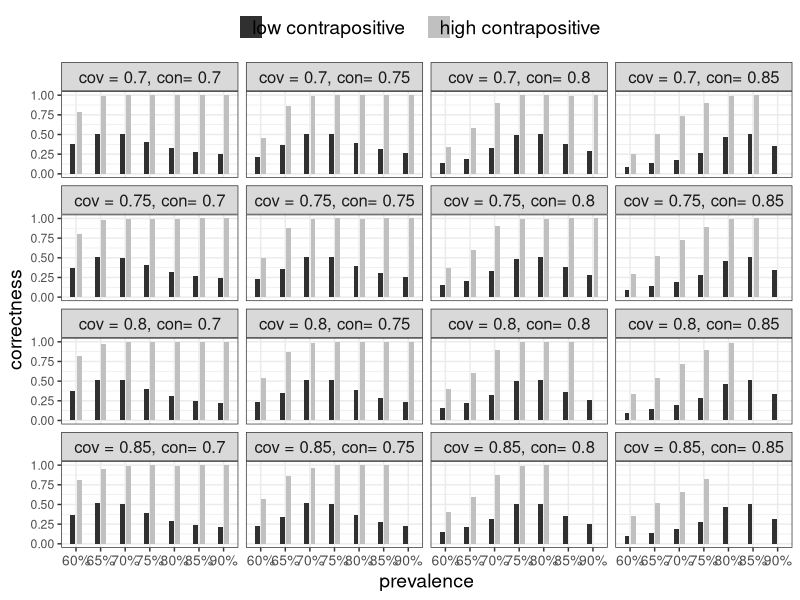
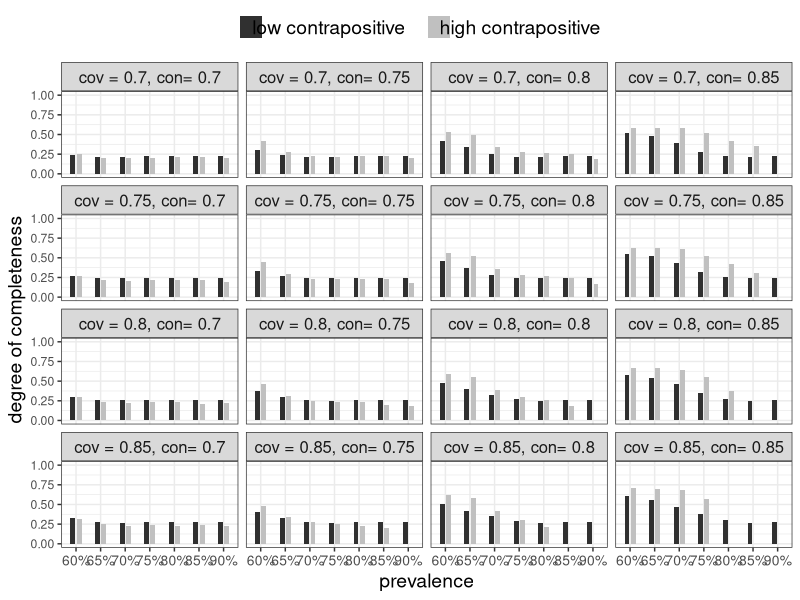
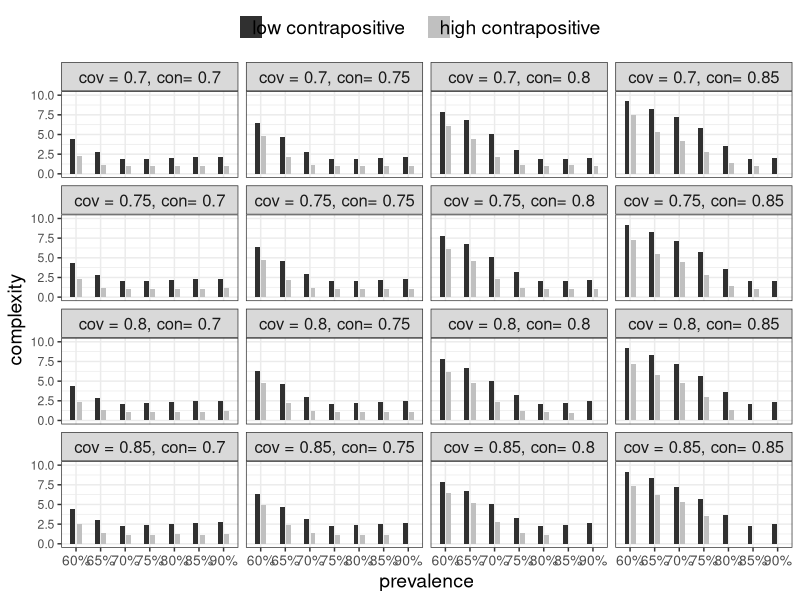
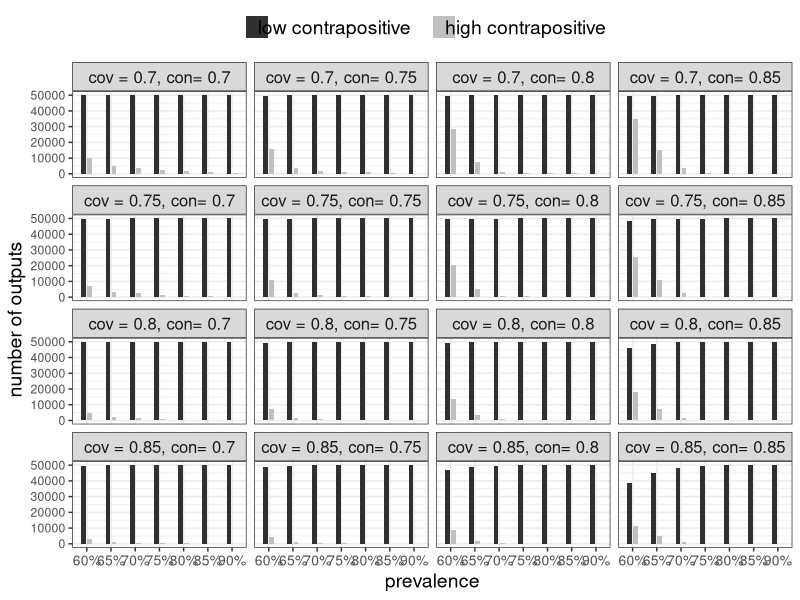

These figures' R source, in order:
#rm(list = ls())

# Load libraries.
library(tidyr)
library(reshape2)
library(ggplot2)
library(viridis)
library(dplyr)

# Set directory and get dataframe (results of simulation experiment
# run in simulation_script.R).
setwd("discr_results")
setwd("C:/Users/lso055/R/CNA1/Contrapositives/discr_results")
df <- read.csv("disc_contr_19jan.csv")


###############################################
### remove results based on few observations ##
###############################################


# Set the number of runs per setting in the simulation experiment.
n_total <- 50000
# Calculate number of outputs containing at least one low contrapositive model.
df$n_low <- n_total - df$few_csfs - df$all_high_contr_AND
df$n_low
# Calculate number of outputs containing at least one high contrapositive model.
df$n_high <- n_total - df$few_csfs - df$all_low_contr_AND
df$n_high

sum(df$n_low < 20)
sum(df$n_high < 20)
# (Some settings have few outputs containing any high contrapositive models.)

# Replace relevant columns of settings for which fewer than 20 outputs contain any 
# high contrapositive models.
df[df$n_high < 20,c(9,11,13,15,27,37)] <- rep(NA,length(c(9,11,13,15,27,37)))
df[df$n_high < 20,]


################################
### standard errors of means ###
################################


## correctness

# For each combination of settings, calculate the standard error of correctness
# of high contrapositive models.
df$SEM_high_corr <- df$high_corr_sd/sqrt(df$n_high)
df$SEM_high_corr
# Get the minimum and maximum standard error.
min(df$SEM_high_corr, na.rm = T)
max(df$SEM_high_corr, na.rm = T)

# for each combination of settings, calculate the standard error of correctness
# of low contrapositive models.
df$SEM_low_corr <- df$low_corr_sd/sqrt(df$n_low)
df$SEM_low_corr
# Get the minimum and maximum standard error.
min(df$SEM_low_corr, na.rm = T)
max(df$SEM_low_corr, na.rm = T)


## degree of completeness

# Calculate the standard errors of degree of completeness means of high
# contrapositive models.
df$SEM_high_comp <- df$high_complx_sd/sqrt(df$n_high_contr_complx)
df$SEM_high_comp
# Get the minimum and maximum standard error.
min(df$SEM_high_comp, na.rm = T)
max(df$SEM_high_comp, na.rm = T)

# Calculate the standard errors of degree of completeness means of low
# contrapositive models.
df$SEM_low_comp <- df$low_complx_sd/sqrt(df$n_low_contr_complx)
df$SEM_low_comp
# Get the minimum and maximum standard error.
min(df$SEM_low_comp)
max(df$SEM_low_comp)


#########################
### correctness plots ###
#########################


selection1 <- df[,c(2,3,6,8,9)]
selection1 <- selection1 %>% group_by(con_threshold, cov_threshold, prevalence,
                                      low_contr_AND_correct,
                                      high_contr_AND_correct
)
selection1

k1 <- melt(selection1, id.vars = c("prevalence", "con_threshold","cov_threshold"))

k1$lab <- rep(c(rep("cov = 0.7",4),rep("cov = 0.75",4),rep("cov = 0.8",4),rep("cov = 0.85",4)), 14)
k1$lab <- factor(k1$lab, levels = c("cov = 0.7", "cov = 0.75", "cov = 0.8", "cov = 0.85"))

k1$variable <- c(rep("low contrapositive", 112), rep("high contrapositive", 112))
k1$variable <- factor(k1$variable, levels = c("low contrapositive", "high contrapositive"))

k1$prevalence <- k1$prevalence*100
k1$prevalence <- as.character(k1$prevalence)
k1$prevalence <- paste0(k1$prevalence, "%")
k1$prevalence <- factor(k1$prevalence, levels = c("60%", "65%", "70%", "75%", "80%", "85%", "90%"))

k1 <- k1 %>% tidyr:::unite("BothLabels", lab , con_threshold , sep = ", con= ", remove = FALSE)
k1$BothLabels <- factor(k1$BothLabels, levels = unique(k1$BothLabels))

plot1 <- ggplot(k1, aes(x = prevalence, y = value, fill = variable)) +
  geom_bar(stat="identity", position = position_dodge(width = 0.5), width = .4) +
  scale_fill_manual(values = c('#303030','#C0C0C0')) +
  theme_bw() + facet_wrap(vars(BothLabels)) +
  theme(plot.title = element_text(size = 3), axis.text.x = element_text(size = 10),
        axis.title = element_text(size = 14),
        legend.spacing.x = unit(0.5, 'cm'),
        legend.title = element_blank() , strip.text = element_text(size = 12),
        legend.text = element_text(size =14,margin = margin(l = -8, r =10, unit = "pt")))+
  scale_x_discrete(name ="prevalence")+ ylim (0, 1) + theme(legend.position ="top") +
  ylab ("correctness")
plot1


####################################
### degree of completeness plots ###
####################################

selection1 <- df[,c(2,3,6,10,11)]
selection1 <- selection1 %>% group_by(con_threshold, cov_threshold, prevalence,
                                      low_contr_AND_complx,
                                      high_contr_AND_complx
)
selection1

k1 <- melt(selection1, id.vars = c("prevalence", "con_threshold","cov_threshold"))

k1$lab <- rep(c(rep("cov = 0.7",4),rep("cov = 0.75",4),rep("cov = 0.8",4),rep("cov = 0.85",4)), 14)
k1$lab <- factor(k1$lab, levels = c("cov = 0.7", "cov = 0.75", "cov = 0.8", "cov = 0.85"))

k1$variable <- c(rep("low contrapositive", 112), rep("high contrapositive", 112))
k1$variable <- factor(k1$variable, levels = c("low contrapositive", "high contrapositive"))

k1$prevalence <- k1$prevalence*100
k1$prevalence <- as.character(k1$prevalence)
k1$prevalence <- paste0(k1$prevalence, "%")
k1$prevalence <- factor(k1$prevalence, levels = c("60%", "65%", "70%", "75%", "80%", "85%", "90%"))

k1 <- k1 %>% tidyr:::unite("BothLabels", lab , con_threshold , sep = ", con= ", remove = FALSE)
k1$BothLabels <- factor(k1$BothLabels, levels = unique(k1$BothLabels))

plot1 <- ggplot(k1, aes(x = prevalence, y = value, fill = variable)) +
  geom_bar(stat="identity", position = position_dodge(width = 0.5), width = .4) +
  scale_fill_manual(values = c('#303030','#C0C0C0')) +
  theme_bw() + facet_wrap(vars(BothLabels)) +
  theme(plot.title = element_text(size = 3), axis.text.x = element_text(size = 10),
        axis.title = element_text(size = 14),
        legend.spacing.x = unit(0.5, 'cm'),
        legend.title = element_blank() , strip.text = element_text(size = 12),
        legend.text = element_text(size =14,margin = margin(l = -8, r =10, unit = "pt")))+
  scale_x_discrete(name ="prevalence")+ ylim (0, 1) + theme(legend.position ="top") +
  ylab ("degree of completeness")
plot1


##############################
### model complexity plots ###
##############################


selection1 <- df[,c(2,3,6,14,15)]
selection1 <- selection1 %>% group_by(con_threshold, cov_threshold, prevalence,
                                      low_contr_AND_nct,
                                      high_contr_AND_nct
)
selection1

k1 <- melt(selection1, id.vars = c("prevalence", "con_threshold","cov_threshold"))

k1$lab <- rep(c(rep("cov = 0.7",4),rep("cov = 0.75",4),rep("cov = 0.8",4),rep("cov = 0.85",4)), 14)
k1$lab <- factor(k1$lab, levels = c("cov = 0.7", "cov = 0.75", "cov = 0.8", "cov = 0.85"))

k1$variable <- c(rep("low contrapositive", 112), rep("high contrapositive", 112))
k1$variable <- factor(k1$variable, levels = c("low contrapositive", "high contrapositive"))

k1$prevalence <- k1$prevalence*100
k1$prevalence <- as.character(k1$prevalence)
k1$prevalence <- paste0(k1$prevalence, "%")
k1$prevalence <- factor(k1$prevalence, levels = c("60%", "65%", "70%", "75%", "80%", "85%", "90%"))

k1 <- k1 %>% tidyr:::unite("BothLabels", lab , con_threshold , sep = ", con= ", remove = FALSE)
k1$BothLabels <- factor(k1$BothLabels, levels = unique(k1$BothLabels))

plot1 <- ggplot(k1, aes(x = prevalence, y = value, fill = variable)) +
  geom_bar(stat="identity", position = position_dodge(width = 0.5), width = .4) +
  scale_fill_manual(values = c('#303030','#C0C0C0')) +
  theme_bw() + facet_wrap(vars(BothLabels)) +
  theme(plot.title = element_text(size = 3), axis.text.x = element_text(size = 10),
        axis.title = element_text(size = 14),
        legend.spacing.x = unit(0.5, 'cm'),
        legend.title = element_blank() , strip.text = element_text(size = 12),
        legend.text = element_text(size =14,margin = margin(l = -8, r =10, unit = "pt")))+
  scale_x_discrete(name ="prevalence")+ ylim (0, 10) + theme(legend.position ="top") +
  ylab ("complexity")
plot1


###############################
### number of outputs plots ###
###############################

selection1 <- df[,c(2,3,6,39,40)]
selection1 <- selection1 %>% group_by(con_threshold, cov_threshold, prevalence,
                                      n_low, n_high)
selection1

k1 <- melt(selection1, id.vars = c("prevalence", "con_threshold","cov_threshold"))

k1$lab <- rep(c(rep("cov = 0.7",4),rep("cov = 0.75",4),rep("cov = 0.8",4),rep("cov = 0.85",4)), 14)
k1$lab <- factor(k1$lab, levels = c("cov = 0.7", "cov = 0.75", "cov = 0.8", "cov = 0.85"))

k1$variable <- c(rep("low contrapositive", 112), rep("high contrapositive", 112))
k1$variable <- factor(k1$variable, levels = c("low contrapositive", "high contrapositive"))

k1$prevalence <- k1$prevalence*100
k1$prevalence <- as.character(k1$prevalence)
k1$prevalence <- paste0(k1$prevalence, "%")
k1$prevalence <- factor(k1$prevalence, levels = c("60%", "65%", "70%", "75%", "80%", "85%", "90%"))

k1 <- k1 %>% tidyr:::unite("BothLabels", lab , con_threshold , sep = ", con= ", remove = FALSE)
k1$BothLabels <- factor(k1$BothLabels, levels = unique(k1$BothLabels))

plot1 <- ggplot(k1, aes(x = prevalence, y = value, fill = variable)) +
  geom_bar(stat="identity", position = position_dodge(width = 0.5), width = .4) +
  scale_fill_manual(values = c('#303030','#C0C0C0')) +
  theme_bw() + facet_wrap(vars(BothLabels)) +
  theme(plot.title = element_text(size = 3), axis.text.x = element_text(size = 10),
        axis.title = element_text(size = 14),
        legend.spacing.x = unit(0.5, 'cm'),
        legend.title = element_blank() , strip.text = element_text(size = 12),
        legend.text = element_text(size =14,margin = margin(l = -8, r =10, unit = "pt")))+
  scale_x_discrete(name ="prevalence")+ ylim (0, 50000) + theme(legend.position ="top") +
  ylab ("number of outputs")
plot1

